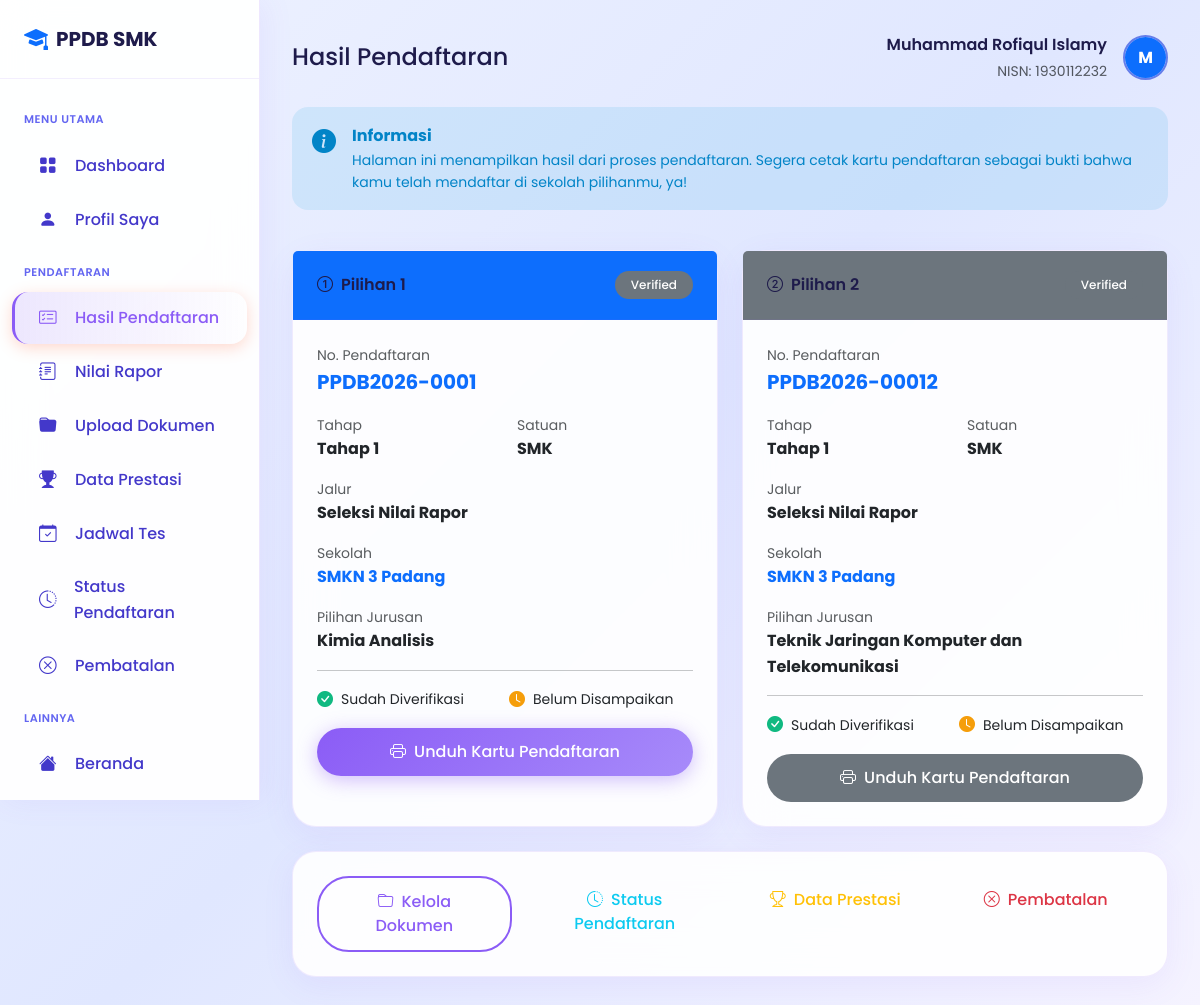
Page /user/hasil-pendaftaran.php (signed in) on the committed database.
### tables this page shows
CREATE TABLE `tb_siswa` (
  `id_siswa` int(11) NOT NULL,
  `nisn` varchar(20) NOT NULL,
  `username` varchar(50) NOT NULL,
  `password` varchar(255) NOT NULL,
  `email` varchar(100) NOT NULL,
  `nama_lengkap` varchar(150) NOT NULL,
  `jenis_kelamin` enum('L','P') NOT NULL,
  `tempat_lahir` varchar(100) NOT NULL,
  `tanggal_lahir` date NOT NULL,
  `agama` varchar(20) NOT NULL,
  `nik` varchar(20) DEFAULT NULL,
  `no_kk` varchar(20) DEFAULT NULL,
  `alamat` text NOT NULL,
  `rt` varchar(5) DEFAULT NULL,
  `rw` varchar(5) DEFAULT NULL,
  `kelurahan` varchar(100) DEFAULT NULL,
  `kecamatan` varchar(100) DEFAULT NULL,
  `kota` varchar(100) DEFAULT NULL,
  `provinsi` varchar(100) DEFAULT 'Sumatera Barat',
  `kode_pos` varchar(10) DEFAULT NULL,
  `latitude` decimal(10,8) DEFAULT NULL,
  `longitude` decimal(11,8) DEFAULT NULL,
  `no_telepon` varchar(20) DEFAULT NULL,
  `no_hp` varchar(20) DEFAULT NULL,
  `nama_ayah` varchar(100) DEFAULT NULL,
  `nik_ayah` varchar(20) DEFAULT NULL,
  `pekerjaan_ayah` varchar(100) DEFAULT NULL,
  `penghasilan_ayah` varchar(50) DEFAULT NULL,
  `nama_ibu` varchar(100) DEFAULT NULL,
  `nik_ibu` varchar(20) DEFAULT NULL,
  `pekerjaan_ibu` varchar(100) DEFAULT NULL,
  `penghasilan_ibu` varchar(50) DEFAULT NULL,
  `nama_wali` varchar(100) DEFAULT NULL,
  `no_hp_ortu` varchar(20) DEFAULT NULL,
  `asal_sekolah` varchar(200) DEFAULT NULL,
  `npsn_asal` varchar(20) DEFAULT NULL,
  `alamat_sekolah_asal` text DEFAULT NULL,
  `tahun_lulus` varchar(4) DEFAULT NULL,
  `no_ijazah` varchar(50) DEFAULT NULL,
  `no_skhun` varchar(50) DEFAULT NULL,
  `foto` varchar(255) DEFAULT NULL,
  `is_keluarga_tidak_mampu` tinyint(1) DEFAULT 0,
  `jenis_kartu_bantuan` enum('PIP','DTSEN','PKH','KIS','Lainnya') DEFAULT NULL,
  `nomor_kartu_bantuan` varchar(50) DEFAULT NULL,
  `is_disabilitas` tinyint(1) DEFAULT 0,
  `jenis_disabilitas` varchar(100) DEFAULT NULL,
  `nomor_kartu_disabilitas` varchar(50) DEFAULT NULL,
  `is_panti_asuhan` tinyint(1) DEFAULT 0,
  `nama_panti` varchar(200) DEFAULT NULL,
  `status_buta_warna` enum('tidak','parsial','total') DEFAULT 'tidak',
  `file_surat_tidak_buta_warna` varchar(255) DEFAULT NULL,
  `is_verified` tinyint(1) DEFAULT 0,
  `verified_at` timestamp NULL DEFAULT NULL,
  `last_login` timestamp NULL DEFAULT NULL,
  `created_at` timestamp NOT NULL DEFAULT current_timestamp(),
  `updated_at` timestamp NOT NULL DEFAULT current_timestamp() ON UPDATE current_timestamp()
);

CREATE TABLE `tb_pendaftaran` (
  `id_pendaftaran` int(11) NOT NULL,
  `nomor_pendaftaran` varchar(30) NOT NULL,
  `id_siswa` int(11) NOT NULL,
  `id_smk_pilihan1` int(11) NOT NULL,
  `id_smk_pilihan2` int(11) DEFAULT NULL,
  `id_kejuruan_pilihan1` int(11) DEFAULT NULL,
  `id_kejuruan_pilihan2` int(11) DEFAULT NULL,
  `id_jalur` int(11) NOT NULL,
  `tahap_pendaftaran` enum('1','2') DEFAULT '1',
  `pilihan_mode` enum('satu_sekolah_dua_jurusan','dua_sekolah_satu_jurusan') DEFAULT NULL,
  `nilai_rapor_semester1` decimal(5,2) DEFAULT NULL,
  `nilai_rapor_semester2` decimal(5,2) DEFAULT NULL,
  `nilai_rapor_semester3` decimal(5,2) DEFAULT NULL,
  `nilai_rapor_semester4` decimal(5,2) DEFAULT NULL,
  `nilai_rapor_semester5` decimal(5,2) DEFAULT NULL,
  `rerata_nilai_rapor` decimal(5,2) DEFAULT NULL,
  `bobot_nilai_rapor` decimal(5,2) DEFAULT NULL,
  `peringkat_paralel` int(11) DEFAULT NULL,
  `nilai_tes_bakat_minat` decimal(5,2) DEFAULT NULL,
  `nilai_akhir_seleksi` decimal(5,2) DEFAULT NULL,
  `kelompok_seleksi` enum('afirmasi','domisili','prestasi','nilai_akhir') DEFAULT NULL,
  `status_tes` enum('belum','sudah') DEFAULT 'belum',
  `tanggal_tes` timestamp NULL DEFAULT NULL,
  `jarak_ke_sekolah` decimal(10,2) DEFAULT NULL,
  `skor_zonasi` decimal(10,4) DEFAULT NULL,
  `nilai_rata_rata` decimal(5,2) DEFAULT NULL,
  `nilai_un` decimal(5,2) DEFAULT NULL,
  `skor_prestasi` int(11) DEFAULT 0,
  `skor_akhir` decimal(10,4) DEFAULT NULL,
  `ranking` int(11) DEFAULT NULL,
  `status` enum('draft','submitted','verified','accepted','rejected','waiting') DEFAULT 'draft',
  `is_dibatalkan` tinyint(1) DEFAULT 0,
  `tanggal_batal` timestamp NULL DEFAULT NULL,
  `catatan_siswa` text DEFAULT NULL,
  `catatan_admin` text DEFAULT NULL,
  `alasan_penolakan` text DEFAULT NULL,
  `tanggal_daftar` timestamp NOT NULL DEFAULT current_timestamp(),
  `tanggal_submit` timestamp NULL DEFAULT NULL,
  `tanggal_verifikasi` timestamp NULL DEFAULT NULL,
  `tanggal_pengumuman` timestamp NULL DEFAULT NULL,
  `verified_by` int(11) DEFAULT NULL,
  `tahun_ajaran` varchar(10) DEFAULT NULL,
  `created_at` timestamp NOT NULL DEFAULT current_timestamp(),
  `updated_at` timestamp NOT NULL DEFAULT current_timestamp() ON UPDATE current_timestamp(),
  `nilai_tes` decimal(5,2) DEFAULT NULL,
  `bobot_rapor` decimal(5,2) DEFAULT NULL,
  `nilai_akumulasi` decimal(5,2) DEFAULT NULL,
  `ranking_sekolah` int(11) DEFAULT NULL,
  `umur_bulan` int(11) DEFAULT NULL,
  `lokasi_tes_smk` int(11) DEFAULT NULL COMMENT 'ID SMK untuk lokasi tes',
  `jenis_pilihan` enum('single','same_school','diff_school') DEFAULT 'single' COMMENT 'Tipe pemilihan SMK'
);

CREATE TABLE `tb_smk` (
  `id_smk` int(11) NOT NULL,
  `npsn` varchar(20) NOT NULL,
  `nama_sekolah` varchar(200) NOT NULL,
  `alamat` text NOT NULL,
  `kelurahan` varchar(100) DEFAULT NULL,
  `kecamatan` varchar(100) DEFAULT NULL,
  `kode_pos` varchar(10) DEFAULT NULL,
  `latitude` decimal(10,8) NOT NULL,
  `longitude` decimal(11,8) NOT NULL,
  `telepon` varchar(20) DEFAULT NULL,
  `email` varchar(100) DEFAULT NULL,
  `website` varchar(150) DEFAULT NULL,
  `jumlah_siswa` int(11) NOT NULL,
  `jumlah_guru` int(11) NOT NULL,
  `nama_kepsek` varchar(100) NOT NULL,
  `foto_utama` varchar(225) NOT NULL,
  `foto_tambahan` varchar(225) NOT NULL,
  `deskripsi` text NOT NULL
);

CREATE TABLE `tb_kejuruan` (
  `id_program` int(11) NOT NULL,
  `id_smk` int(11) NOT NULL,
  `nama_kejuruan` varchar(200) NOT NULL,
  `kode_kejuruan` varchar(20) NOT NULL,
  `deskripsi` text NOT NULL,
  `syarat_tidak_buta_warna` tinyint(1) DEFAULT 0,
  `kuota` int(11) DEFAULT 36,
  `kuota_terisi` int(11) DEFAULT 0
);

### user/hasil-pendaftaran.php (the view, shortened to what the rows shown need)
<?php
require_once 'includes/header.php';
$sekolah1 = db()->fetch("SELECT * FROM tb_smk WHERE id_smk = ?", [$pendaftaran['id_smk_pilihan1']]);
$sekolah2 = $pendaftaran['id_smk_pilihan2'] ?
    db()->fetch("SELECT * FROM tb_smk WHERE id_smk = ?", [$pendaftaran['id_smk_pilihan2']]) : null;
$kejuruan1 = $pendaftaran['id_kejuruan_pilihan1'] ?
    db()->fetch("SELECT * FROM tb_kejuruan WHERE id_program = ?", [$pendaftaran['id_kejuruan_pilihan1']]) : null;
$kejuruan2 = $pendaftaran['id_kejuruan_pilihan2'] ?
    db()->fetch("SELECT * FROM tb_kejuruan WHERE id_program = ?", [$pendaftaran['id_kejuruan_pilihan2']]) : null;
$dokumenCount = db()->fetch("
    SELECT
        COUNT(*) as total,
        SUM(CASE WHEN status_verifikasi = 'valid' THEN 1 ELSE 0 END) as valid,
        SUM(CASE WHEN status_verifikasi = 'pending' THEN 1 ELSE 0 END) as pending
    FROM tb_dokumen
    WHERE id_pendaftaran = ?
", [$pendaftaran['id_pendaftaran']]);
?>
<div class="row g-4">
    <div class="col-md-6">
        <div class="card h-100">
            <div class="card-header bg-primary text-white d-flex justify-content-between align-items-center">
                <h6 class="mb-0"><i class="bi bi-1-circle me-2"></i>Pilihan 1</h6>
                <?= getStatusBadge($pendaftaran['status']) ?>
            </div>
            <div class="card-body">
                <div class="mb-3">
                    <small class="text-muted d-block">No. Pendaftaran</small>
                    <strong class="fs-5 text-primary"><?= $pendaftaran['nomor_pendaftaran'] ?></strong>
                </div>
                <div class="row mb-3">
                    <div class="col-6">
                        <small class="text-muted d-block">Tahap</small>
                        <strong>Tahap <?= $pendaftaran['tahap_pendaftaran'] ?? '1' ?></strong>
                    </div>
                </div>
                <div class="mb-3">
                    <small class="text-muted d-block">Sekolah</small>
                    <strong class="text-primary"><?= htmlspecialchars($sekolah1['nama_sekolah'] ?? '-') ?></strong>
                </div>
                <div class="mb-3">
                    <small class="text-muted d-block">Pilihan Jurusan</small>
                    <strong><?= htmlspecialchars($kejuruan1['nama_kejuruan'] ?? '-') ?></strong>
                </div>
            </div>
        </div>
    </div>
    <div class="col-md-6">
        <div class="card h-100">
            <div class="card-header bg-secondary text-white d-flex justify-content-between align-items-center">
                <h6 class="mb-0"><i class="bi bi-2-circle me-2"></i>Pilihan 2</h6>
                <?php if ($sekolah2 || $kejuruan2): ?>
                    <?= getStatusBadge($pendaftaran['status']) ?>
                <?php else: ?>
                    <span class="badge bg-light text-dark">Tidak ada</span>
                <?php endif; ?>
            </div>
            <div class="card-body">
                <?php if ($sekolah2 || $kejuruan2): ?>
                    <div class="mb-3">
                        <small class="text-muted d-block">No. Pendaftaran</small>
                        <strong class="fs-5 text-primary"><?= $pendaftaran['nomor_pendaftaran'] ?>2</strong>
                    </div>
                    <div class="row mb-3">
                        <div class="col-6">
                            <small class="text-muted d-block">Tahap</small>
                            <strong>Tahap <?= $pendaftaran['tahap_pendaftaran'] ?? '1' ?></strong>
                        </div>
                        <div class="col-6">
                            <small class="text-muted d-block">Satuan</small>
                            <strong>SMK</strong>
                        </div>
                    </div>
                    <div class="mb-3">
                        <small class="text-muted d-block">Jalur</small>
                        <strong>Seleksi Nilai Rapor</strong>
                    </div>
                    <div class="mb-3">
                        <small class="text-muted d-block">Sekolah</small>
                        <strong class="text-primary">
                            <?= htmlspecialchars($sekolah2['nama_sekolah'] ?? '-') ?>
                        </strong>
                    </div>
                    <div class="mb-3">
                        <small class="text-muted d-block">Pilihan Jurusan</small>
                        <strong><?= htmlspecialchars($kejuruan2['nama_kejuruan'] ?? '-') ?></strong>
                    </div>
                    <hr>
                    <div class="row g-2 mb-3">
                        <div class="col-6">
                            <div class="d-flex align-items-center">
                                <?php if ($pendaftaran['status'] === 'verified' || $pendaftaran['status'] === 'accepted'): ?>
                                    <i class="bi bi-check-circle-fill text-success me-2"></i>
                                    <small>Sudah Diverifikasi</small>
                                <?php else: ?>
                                    <i class="bi bi-clock-fill text-warning me-2"></i>
                                    <small>Belum Diverifikasi</small>
                                <?php endif; ?>
                            </div>
                        </div>
                        <div class="col-6">
                            <div class="d-flex align-items-center">
                                <?php if ($dokumenCount['total'] > 0): ?>
                                    <i class="bi bi-check-circle-fill text-success me-2"></i>
                                    <small>Sudah Disampaikan</small>
                                <?php else: ?>
                                    <i class="bi bi-clock-fill text-warning me-2"></i>
                                    <small>Belum Disampaikan</small>
                                <?php endif; ?>
                            </div>
                        </div>
                    </div>
                    <a href="cetak-kartu.php?pilihan=2" class="btn btn-secondary w-100" target="_blank">
                        <i class="bi bi-printer me-2"></i>Unduh Kartu Pendaftaran
                    </a>
                <?php endif; ?>
            </div>
        </div>
    </div>
</div>
<?php require_once 'includes/footer.php'; ?>

### user/includes/header.php (shortened to what the rows shown need)
<?php
require_once dirname(__DIR__, 2) . '/config/database.php';
require_once dirname(__DIR__, 2) . '/config/functions.php';
require_once dirname(__DIR__, 2) . '/config/session.php';
$userId = Session::getUserId();
$siswa = db()->fetch("SELECT * FROM tb_siswa WHERE id_siswa = ?", [$userId]);
$pendaftaran = db()->fetch(
    "SELECT p.*, j.nama_jalur, j.kode_jalur,
            s1.nama_sekolah as sekolah_pilihan1, s2.nama_sekolah as sekolah_pilihan2,
            k1.nama_kejuruan as kejuruan_pilihan1, k2.nama_kejuruan as kejuruan_pilihan2
     FROM tb_pendaftaran p
     LEFT JOIN tb_jalur j ON p.id_jalur = j.id_jalur
     LEFT JOIN tb_smk s1 ON p.id_smk_pilihan1 = s1.id_smk
     LEFT JOIN tb_smk s2 ON p.id_smk_pilihan2 = s2.id_smk
     LEFT JOIN tb_kejuruan k1 ON p.id_kejuruan_pilihan1 = k1.id_program
     LEFT JOIN tb_kejuruan k2 ON p.id_kejuruan_pilihan2 = k2.id_program
     WHERE p.id_siswa = ?
     ORDER BY p.id_pendaftaran DESC LIMIT 1",
    [$userId]
);
?>
<!DOCTYPE html>
<html lang="id">
<head>
    <link href="https://cdn.jsdelivr.net/npm/bootstrap@5.3.2/dist/css/bootstrap.min.css" rel="stylesheet">
    <link href="https://cdn.jsdelivr.net/npm/bootstrap-icons@1.11.1/font/bootstrap-icons.css" rel="stylesheet">
    <link rel="stylesheet" href="<?= SITE_URL ?>/assets/css/style.css">
</head>
<body>
    <main class="main-content">
        <div class="d-flex justify-content-between align-items-center mb-4">
            <div class="d-flex align-items-center gap-3">
                <div class="text-end d-none d-md-block">
                    <div class="fw-semibold"><?= htmlspecialchars($siswa['nama_lengkap']) ?></div>
                    <small class="text-muted">NISN: <?= $siswa['nisn'] ?></small>
                </div>
                <div class="dropdown">
                    <?php
                    $fotoUrl = !empty($siswa['foto']) && file_exists(UPLOADS_PATH . 'foto/' . $siswa['foto'])
                        ? UPLOADS_URL . 'foto/' . $siswa['foto']
                        : null;
                    ?>
                    <button class="btn rounded-circle p-0 overflow-hidden" data-bs-toggle="dropdown"
                        style="width:45px;height:45px;border:2px solid #667eea;">
                        <?php if ($fotoUrl): ?>
                            <img src="<?= $fotoUrl ?>" alt="Foto" class="w-100 h-100" style="object-fit:cover;">
                        <?php else: ?>
                            <div class="w-100 h-100 d-flex align-items-center justify-content-center bg-primary text-white fw-bold">
                                <?= strtoupper(substr($siswa['nama_lengkap'], 0, 1)) ?>
                            </div>
                        <?php endif; ?>
                    </button>
                </div>
            </div>
        </div>

### config/functions.php (shortened to what the rows shown need)
<?php
require_once __DIR__ . '/database.php';
function getStatusBadge($status)
{
    $badges = [
        'draft' => '<span class="badge bg-secondary">Draft</span>',
        'submitted' => '<span class="badge bg-info">Diajukan</span>',
        'verified' => '<span class="badge bg-primary">Terverifikasi</span>',
        'accepted' => '<span class="badge bg-success">Diterima</span>',
        'rejected' => '<span class="badge bg-danger">Ditolak</span>',
        'pending' => '<span class="badge bg-warning">Pending</span>',
        'valid' => '<span class="badge bg-success">Valid</span>',
        'invalid' => '<span class="badge bg-danger">Invalid</span>'
    ];
    return $badges[$status] ?? '<span class="badge bg-secondary">' . ucfirst($status) . '</span>';
}

### rows in the picture
tb_siswa: nama_lengkap "Muhammad Rofiqul Islamy", nisn "1930112232", nama_lengkap "M"
tb_pendaftaran: status "Verified Verified", nomor_pendaftaran "PPDB2026-0001", tahap_pendaftaran "1"
tb_smk: nama_sekolah "SMKN 3 Padang"
tb_kejuruan: nama_kejuruan "Kimia Analisis"
tb_kejuruan: nama_kejuruan "Teknik Jaringan Komputer dan Telekomunikasi"

### other values in the picture
$pageTitle "Hasil Pendaftaran"
